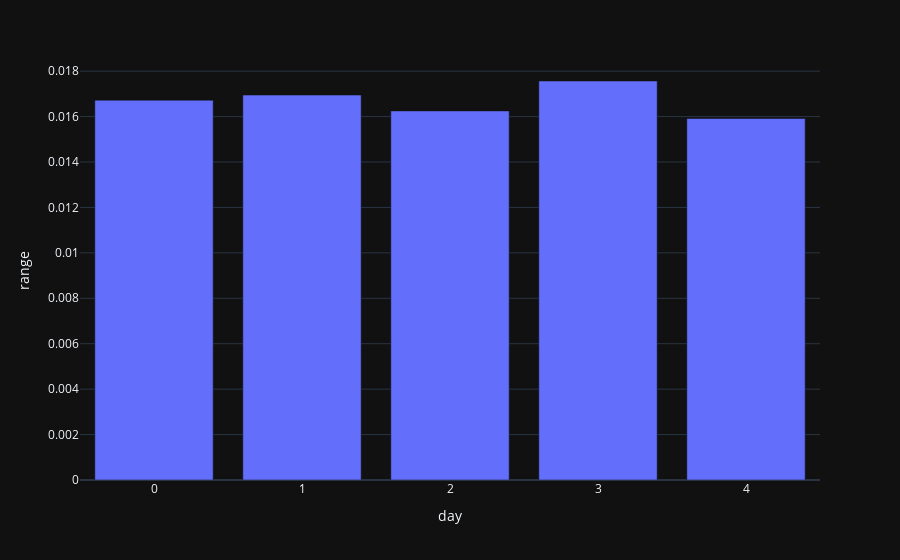

This figure's notebook cell:
### Code cell
# volatility by day
vol_by_day = bars.groupby('day', as_index=False)['range'].mean()
px.bar(vol_by_day, x='day', y='range')

### Figure 1 — Plotly figure (JSON) as saved in the notebook; plotly's stock layout.template omitted (floating-point values rounded to 4 significant figures)
{"data": [{"alignmentgroup": "True", "hovertemplate": "day=%{x}<br>range=%{y}<extra></extra>", "legendgroup": "", "marker": {"color": "#636efa", "pattern": {"shape": ""}}, "name": "", "offsetgroup": "", "orientation": "v", "showlegend": false, "textposition": "auto", "x": [0, 1, 2, 3, 4], "xaxis": "x", "y": [0.01672, 0.01695, 0.01625, 0.01757, 0.01591], "yaxis": "y", "type": "bar"}], "layout": {"xaxis": {"anchor": "y", "domain": [0.0, 1.0], "title": {"text": "day"}}, "yaxis": {"anchor": "x", "domain": [0.0, 1.0], "title": {"text": "range"}}, "legend": {"tracegroupgap": 0}, "margin": {"t": 60}, "barmode": "relative"}}
